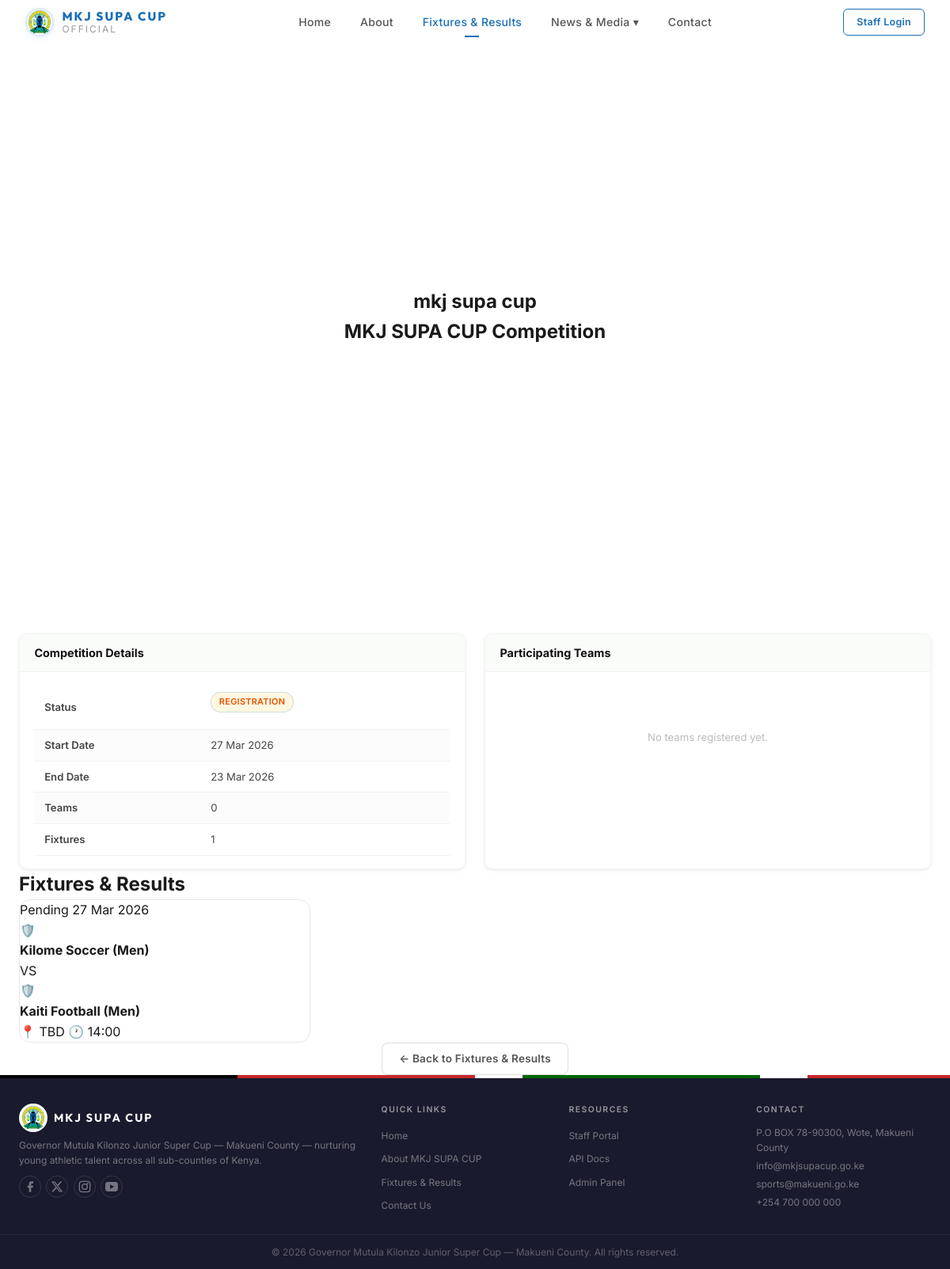
Page /competitions/public/1/ on the committed database.
### competitions/models.py (models this page shows, shortened)
class Competition(models.Model):
    name        = models.CharField(max_length=200, unique=True)
    sport_type  = models.CharField(
        max_length=30, choices=SportType.choices, default=SportType.FOOTBALL_MEN,
        help_text="Sport discipline for this competition"
    )
    gender      = models.CharField(
        max_length=10, choices=GenderChoice.choices, default=GenderChoice.MEN,
        help_text="Gender category for this competition"
    )
    format_type = models.CharField(
        max_length=30, choices=CompetitionFormat.choices,
        default=CompetitionFormat.GROUP_AND_KNOCKOUT,
        help_text="Competition format: group stage, knockout, or both"
    )
    is_exhibition = models.BooleanField(
        default=False,
        help_text="Mark as exhibition match (e.g. Beach Volleyball, Beach Handball)"
    )
    season      = models.CharField(max_length=10, default="2025")
    age_group   = models.CharField(max_length=10, choices=AgeGroup.choices, default=AgeGroup.U17)
    status      = models.CharField(max_length=20, choices=CompetitionStatus.choices, default=CompetitionStatus.UPCOMING)
    description = models.TextField(blank=True)
    rules       = models.TextField(blank=True, help_text="Competition rules, regulations, and format details")
    start_date  = models.DateField()
    end_date    = models.DateField()
    max_teams   = models.PositiveIntegerField(default=16)
    teams_per_group = models.PositiveIntegerField(
        default=4, help_text="Number of teams per group in group stage"
    )
    qualify_from_group = models.PositiveIntegerField(
        default=2, help_text="Number of teams that qualify from each group to knockout"
    )
    created_by  = models.ForeignKey(
        settings.AUTH_USER_MODEL, on_delete=models.SET_NULL, null=True,
        related_name="competitions_created"
    )
    created_at  = models.DateTimeField(auto_now_add=True)
    updated_at  = models.DateTimeField(auto_now=True)
    class Meta:
        ordering = ["-start_date"]
        verbose_name = "Competition"
        verbose_name_plural = "Competitions"

class Fixture(models.Model):
    competition    = models.ForeignKey(Competition, on_delete=models.CASCADE, related_name="fixtures")
    pool           = models.ForeignKey(Pool, on_delete=models.SET_NULL, null=True, blank=True, related_name="fixtures")
    home_team      = models.ForeignKey("teams.Team", on_delete=models.CASCADE, related_name="home_fixtures")
    away_team      = models.ForeignKey("teams.Team", on_delete=models.CASCADE, related_name="away_fixtures")
    venue          = models.ForeignKey(Venue, on_delete=models.SET_NULL, null=True, blank=True)
    match_date     = models.DateField()
    kickoff_time   = models.TimeField()
    status         = models.CharField(max_length=20, choices=FixtureStatus.choices, default=FixtureStatus.PENDING)
    round_number   = models.PositiveIntegerField(null=True, blank=True)
    is_knockout      = models.BooleanField(default=False, help_text="Knockout/elimination match")
    knockout_round   = models.CharField(
        max_length=20, choices=KnockoutRound.choices, blank=True, default="",
        help_text="Applicable knockout round (R16, QF, SF, Final)"
    )
    bracket_position = models.PositiveIntegerField(
        null=True, blank=True,
        help_text="Position in bracket (1=first match of this round)"
    )
    leg_number       = models.PositiveIntegerField(
        null=True, blank=True,
        help_text="Leg number for two-legged ties (1 or 2)"
    )
    home_score     = models.PositiveIntegerField(null=True, blank=True)
    away_score     = models.PositiveIntegerField(null=True, blank=True)
    is_walkover    = models.BooleanField(default=False)
    walkover_team  = models.ForeignKey(
        "teams.Team", on_delete=models.SET_NULL, null=True, blank=True,
        related_name="walkovers_won"
    )
    home_score_et  = models.PositiveIntegerField(null=True, blank=True, help_text="Home score after extra time")
    away_score_et  = models.PositiveIntegerField(null=True, blank=True, help_text="Away score after extra time")
    home_penalties = models.PositiveIntegerField(null=True, blank=True, help_text="Home penalty shootout score")
    away_penalties = models.PositiveIntegerField(null=True, blank=True, help_text="Away penalty shootout score")
    winner         = models.ForeignKey(
        "teams.Team", on_delete=models.SET_NULL, null=True, blank=True,
        related_name="fixtures_won", help_text="Winner (auto-set or set for knockout ties)"
    )
    created_by  = models.ForeignKey(
        settings.AUTH_USER_MODEL, on_delete=models.SET_NULL, null=True,
        related_name="fixtures_created"
    )
    created_at  = models.DateTimeField(auto_now_add=True)
    updated_at  = models.DateTimeField(auto_now=True)
    class Meta:
        ordering = ["match_date", "kickoff_time"]

### teams/models.py (models this page shows, shortened)
class Team(models.Model):
    name        = models.CharField(max_length=200, unique=True)
    county      = models.ForeignKey(County, on_delete=models.CASCADE, related_name="teams", help_text="County this team represents")
    sub_county  = models.CharField(max_length=100, blank=True, default="", help_text="Sub-county or constituency this team represents")
    sport_type  = models.CharField(
        max_length=30, choices=SportType.choices, default=SportType.FOOTBALL_MEN,
        help_text="Sport this team competes in"
    )
    source_discipline = models.OneToOneField(
        "CountyDiscipline",
        on_delete=models.SET_NULL,
        null=True,
        blank=True,
        related_name="linked_team",
    )
    competition = models.ForeignKey(
        "competitions.Competition", on_delete=models.SET_NULL, null=True, blank=True,
        related_name="teams"
    )
    manager     = models.ForeignKey(
        settings.AUTH_USER_MODEL, on_delete=models.SET_NULL, null=True, blank=True,
        related_name="managed_teams"
    )
    status      = models.CharField(max_length=20, choices=TeamStatus.choices, default=TeamStatus.PENDING)
    badge       = models.ImageField(upload_to="team_badges/", null=True, blank=True)
    county_logo = models.ImageField(upload_to="county_logos/", null=True, blank=True, help_text="County government logo")
    home_outfield_colour = models.CharField(max_length=50, blank=True, help_text="Home outfield jersey colour")
    home_shorts_colour   = models.CharField(max_length=50, blank=True, help_text="Home shorts colour")
    home_socks_colour    = models.CharField(max_length=50, blank=True, help_text="Home socks colour")
    home_gk_colour       = models.CharField(max_length=50, blank=True, help_text="Home goalkeeper jersey colour")
    home_kit_image       = models.ImageField(upload_to="kits/home/", null=True, blank=True, help_text="Photo of home kit")
    away_outfield_colour = models.CharField(max_length=50, blank=True, help_text="Away outfield jersey colour")
    away_shorts_colour   = models.CharField(max_length=50, blank=True, help_text="Away shorts colour")
    away_socks_colour    = models.CharField(max_length=50, blank=True, help_text="Away socks colour")
    away_gk_colour       = models.CharField(max_length=50, blank=True, help_text="Away goalkeeper jersey colour")
    away_kit_image       = models.ImageField(upload_to="kits/away/", null=True, blank=True, help_text="Photo of away kit")
    third_outfield_colour = models.CharField(max_length=50, blank=True, help_text="Third outfield jersey colour")
    third_shorts_colour   = models.CharField(max_length=50, blank=True, help_text="Third shorts colour")
    third_socks_colour    = models.CharField(max_length=50, blank=True, help_text="Third socks colour")
    third_gk_colour       = models.CharField(max_length=50, blank=True, help_text="Third goalkeeper jersey colour")
    third_kit_image       = models.ImageField(upload_to="kits/third/", null=True, blank=True, help_text="Photo of third kit")
    home_colour = models.CharField(max_length=50, blank=True, help_text="Primary kit colour (legacy)")
    away_colour = models.CharField(max_length=50, blank=True)
    contact_phone = models.CharField(max_length=13, validators=[kenya_phone_validator])
    contact_email = models.EmailField(blank=True)
    payment_confirmed    = models.BooleanField(default=True, help_text="Registration cleared for competition participation")
    payment_reference    = models.CharField(max_length=100, blank=True, help_text="M-Pesa or receipt reference")
    payment_amount       = models.DecimalField(max_digits=10, decimal_places=2, null=True, blank=True, help_text="Amount paid (KSh)")
    payment_confirmed_by = models.ForeignKey(
        settings.AUTH_USER_MODEL, on_delete=models.SET_NULL,
        null=True, blank=True, related_name="payment_confirmations",
    )
    payment_confirmed_at = models.DateTimeField(null=True, blank=True)
    registered_at = models.DateTimeField(auto_now_add=True)
    updated_at    = models.DateTimeField(auto_now=True)
    class Meta:
        ordering = ["county", "name"]

### mkj_cms/web_views.py (the view)
# urls.py: path("competitions/public/<int:pk>/", public_competition_detail_view, name="public_competition_detail"),
def public_competition_detail_view(request, pk):
    competition = get_object_or_404(Competition, pk=pk)
    teams = Team.objects.filter(competition=competition)
    fixtures = Fixture.objects.filter(competition=competition).select_related(
        'home_team', 'away_team', 'venue'
    ).order_by('match_date')
    return render(request, 'public/competition_detail.html', {
        'active_page': 'fixtures',
        'competition': competition,
        'teams': teams,
        'fixtures': fixtures,
    })

### templates/public/competition_detail.html (shortened to what this page needs)
{% extends "public/base.html" %}
{% load static %}
{% block content %}
<section class="hero" style="padding:3rem 2rem;">
    <div class="hero-content">
        <h1>{{ competition.name }}</h1>
        <h2>{{ competition.description|default:"MKJ SUPA CUP Competition" }}</h2>
    </div>
</section>
<section class="section">
    <div class="container">
        <div class="grid-2">
            <div class="card">
                <div class="card-header"><h3>Competition Details</h3></div>
                <div class="card-body">
                    <table>
                        <tr><td style="font-weight:600;width:40%;">Status</td>
                            <td>
                                {% if competition.status == 'active' %}
                                    <span class="badge badge-success">Active</span>
                                {% elif competition.status == 'upcoming' %}
                                    <span class="badge badge-info">Upcoming</span>
                                {% elif competition.status == 'completed' %}
                                    <span class="badge badge-gray">Completed</span>
                                {% else %}
                                    <span class="badge badge-warning">{{ competition.status|title }}</span>
                                {% endif %}
                            </td>
                        </tr>
                        <tr><td style="font-weight:600;">Start Date</td><td>{{ competition.start_date|date:"d M Y" }}</td></tr>
                        <tr><td style="font-weight:600;">End Date</td><td>{{ competition.end_date|date:"d M Y"|default:"—" }}</td></tr>
                        <tr><td style="font-weight:600;">Teams</td><td>{{ teams.count }}</td></tr>
                        <tr><td style="font-weight:600;">Fixtures</td><td>{{ fixtures.count }}</td></tr>
                    </table>
                </div>
            </div>
            <div class="card">
                <div class="card-header"><h3>Participating Teams</h3></div>
                <div class="card-body">
                    {% if teams %}
                    <div class="table-responsive">
                        <table>
                            <thead>
                                <tr><th>#</th><th>Team</th><th>County</th></tr>
                            </thead>
                            <tbody>
                                {% for team in teams %}
                                <tr>
                                    <td>{{ forloop.counter }}</td>
                                    <td><strong>{{ team.name }}</strong></td>
                                    <td>{{ team.county|default:"—" }}</td>
                                </tr>
                                {% endfor %}
                            </tbody>
                        </table>
                    </div>
                    {% else %}
                    <div class="empty-state">
                        <p>No teams registered yet.</p>
                    </div>
                    {% endif %}
                </div>
            </div>
        </div>
    </div>
</section>
<section class="section section-alt">
    <div class="container">
        <div class="section-header">
            <h2>Fixtures & Results</h2>
        </div>
        {% if fixtures %}
        <div class="grid-3">
            {% for fixture in fixtures %}
            <div class="match-card">
                <div class="match-card-header">
                    <span>{{ fixture.get_status_display|default:fixture.status|title }}</span>
                    <span>{{ fixture.match_date|date:"d M Y" }}</span>
                </div>
                <div class="match-card-body">
                    <div class="match-team">
                        <div class="badge-icon">🛡️</div>
                        <h4>{{ fixture.home_team.name }}</h4>
                    </div>
                    {% if fixture.status == 'completed' %}
                    <div class="match-score">{{ fixture.home_score|default:"0" }} - {{ fixture.away_score|default:"0" }}</div>
                    {% else %}
                    <div class="match-vs">VS</div>
                    {% endif %}
                    <div class="match-team">
                        <div class="badge-icon">🛡️</div>
                        <h4>{{ fixture.away_team.name }}</h4>
                    </div>
                </div>
                <div class="match-card-footer">
                    <span>📍 {{ fixture.venue.name|default:"TBD" }}</span>
                    <span>🕐 {% if fixture.kickoff_time %}{{ fixture.kickoff_time|time:"H:i" }}{% else %}TBD{% endif %}</span>
                </div>
            </div>
            {% endfor %}
        </div>
        {% else %}
        <div class="empty-state">
            <div class="icon">📅</div>
            <h3>No Fixtures Scheduled</h3>
            <p>Fixtures will appear here once the competition schedule is set.</p>
        </div>
        {% endif %}
    </div>
</section>
<section class="section">
    <div class="container" style="text-align:center;">
        <a href="{% url 'public_fixtures_results' %}" class="btn btn-outline">← Back to Fixtures & Results</a>
    </div>
</section>
{% endblock %}

### templates/public/base.html (style rules this page uses)
*,*::before,*::after { margin:0;padding:0;box-sizing:border-box }
html { scroll-behavior:smooth }
body { font-family:'Inter','Outfit',-apple-system,BlinkMacSystemFont,sans-serif;background:#fff;color:#1a1a1a;overflow-x:hidden;line-height:1.6 }
a { text-decoration:none;color:inherit }
.container { max-width:1200px;margin:0 auto;padding:0 1.5rem }

### rows in the picture
Competition: name "mkj supa cup", description "MKJ SUPA CUP Competition", status "REGISTRATION", start_date "27 Mar 2026", end_date "23 Mar 2026"
Fixture: status "Pending", match_date "27 Mar 2026", home_team.name "Kilome Soccer (Men)", shows "VS", away_team.name "Kaiti Football (Men)", venue.name "TBD", kickoff_time "14:00"

### other values in the picture
{{ teams.count }} "0"
{{ fixtures.count }} "1"
{{ current_year|default:"2026" }} "2026"
